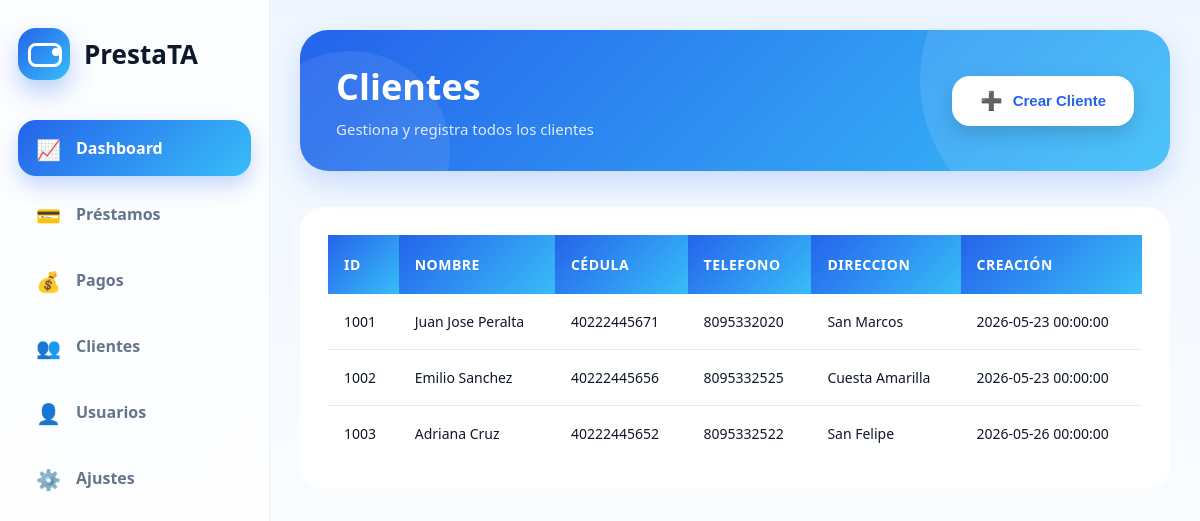
Page /cliente on the committed database.
### app/models.py (models this page shows)
class Clientes(db.Model):
    __tablename__ = 'Clientes'
    id = db.Column(db.Integer, autoincrement=True, primary_key=True)
    nombre = db.Column(db.String(100))
    cedula = db.Column(db.Integer, unique=True)
    telefono = db.Column(db.Integer, unique=True)
    direccion = db.Column(db.String(100))
    creacion = db.Column(db.DateTime)
    user_id = db.Column(db.Integer, db.ForeignKey('Usuarios.id'), nullable=False)

### app/route.py (the view, shortened to what this page needs)
@main.route('/cliente', methods=['GET', 'POST'])
def cliente():
    clientes = Clientes.query.all()
    return render_template('cliente.html', clientes=clientes)

### app/templates/cliente.html (shortened to what this page needs)
{% extends 'layout.html'%}
{% block content %}
<header class="header">
    <div class="header-content">
        <div class="header-title">
            <h1>Clientes</h1>
            <p class="header-subtitle">Gestiona y registra todos los clientes</p>
        </div>
        <button class="header-btn" onclick="">
            <span class="btn-icon">➕</span> Crear Cliente
        </button>
    </div>
</header>
<div class="table-container">
    <table class="table">
        <thead class="table-head">
            <tr>
                <th>id</th>
                <th>Nombre</th>
                <th>Cédula</th>
                <th>Telefono</th>
                <th>Direccion</th>
                <th>Creación</th>
            </tr>
        </thead>
        <tbody class="table-body">
            {% for cliente in clientes %}
            <tr>
                <td>{{ cliente.id }}</td>
                <td>{{ cliente.nombre }}</td>
                <td>{{ cliente.cedula }}</td>
                <td>{{ cliente.telefono }}</td>
                <td>{{ cliente.direccion }}</td>
                <td>{{ cliente.creacion }}</td>
            </tr>
            {% endfor %}
        </tbody>
    </table>
</div>
{% endblock %}

### app/static/css/style.css (style rules this page uses)
* { margin:0; padding:0; box-sizing:border-box; }
:root { --primary:#2563eb; --primary-light:#38bdf8; --bg:#f1f5f9; --card:#ffffff; --text:#0f172a; --muted:#64748b; --success:#16a34a; --shadow: 0 10px 30px rgba(15,23,42,.08) --radius:28px; }
body { font-family: system-ui, sans-serif; background: linear-gradient(180deg,#eff6ff,#ffffff); color:var(--text); min-height:100vh; }
.header { background: linear-gradient(135deg, var(--primary), var(--primary-light)); border-radius: 28px; padding: 32px 36px; margin-bottom: 36px; box-shadow: 0 12px 30px rgba(37,99,235,.2); position: relative; overflow: hidden; }
.header::before { content: ""; position: absolute; width: 300px; height: 300px; border-radius: 50%; background: rgba(255,255,255,.1); top: -100px; right: -50px; }
.header::after { content: ""; position: absolute; width: 200px; height: 200px; border-radius: 50%; background: rgba(255,255,255,.08); bottom: -80px; left: -50px; }
.header-content { display: flex; justify-content: space-between; align-items: center; position: relative; z-index: 1; }
.header-title h1 { font-size: 36px; font-weight: 800; color: white; margin-bottom: 8px; }
.header-subtitle { color: rgba(255,255,255,.85); font-size: 15px; font-weight: 500; }
.header-btn { background: white; color: var(--primary); border: none; padding: 14px 28px; border-radius: 18px; font-weight: 700; cursor: pointer; transition: all .3s ease; display: flex; align-items: center; gap: 10px; box-shadow: 0 8px 20px rgba(0,0,0,.15); font-size: 15px; }
.btn-icon { font-size: 18px; }
.table-container { background: var(--card); border-radius: 24px; padding: 28px; box-shadow: var(--shadow); overflow: hidden; }
.table { width: 100%; border-collapse: collapse; margin: 0; }
.table-head th { background: linear-gradient(135deg, var(--primary), var(--primary-light)); color: white; padding: 20px 16px; text-align: left; font-weight: 700; font-size: 14px; letter-spacing: .5px; text-transform: uppercase; border: none; }
.table-body tr { border-bottom: 1px solid rgba(15,23,42,.08); transition: all .2s ease; }
.table-body tr:last-child { border-bottom: none; }
.table-body td { padding: 18px 16px; color: var(--text); font-size: 14px; }

### rows in the picture
Clientes: id "1001", nombre "Juan Jose Peralta", cedula "40222445671", telefono "8095332020", direccion "San Marcos", creacion "2026-05-23 00:00:00"
Clientes: id "1002", nombre "Emilio Sanchez", cedula "40222445656", telefono "8095332525", direccion "Cuesta Amarilla", creacion "2026-05-23 00:00:00"
Clientes: id "1003", nombre "Adriana Cruz", cedula "40222445652", telefono "8095332522", direccion "San Felipe", creacion "2026-05-26 00:00:00"
